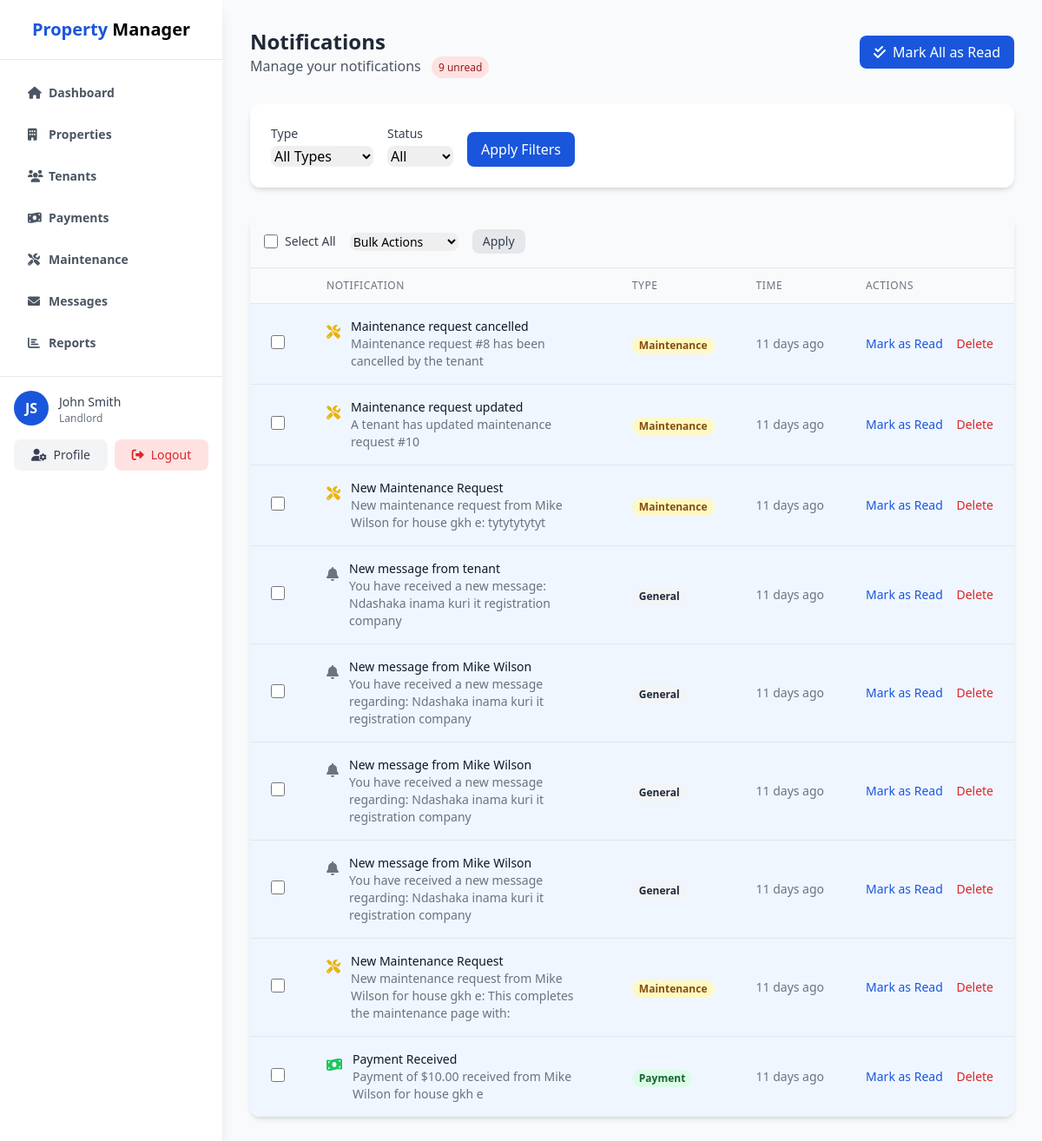
/admin/notifications.php (signed in), run on the app's committed database.
### tables this page shows
CREATE TABLE IF NOT EXISTS notifications (
    notification_id INT AUTO_INCREMENT PRIMARY KEY,
    user_id INT NOT NULL,
    title VARCHAR(100) NOT NULL,
    message TEXT NOT NULL,
    type ENUM('payment', 'maintenance', 'lease', 'general') NOT NULL,
    is_read BOOLEAN DEFAULT FALSE,
    created_at TIMESTAMP DEFAULT CURRENT_TIMESTAMP,
    FOREIGN KEY (user_id) REFERENCES users(user_id) ON DELETE CASCADE
);

### includes/functions.php (called while the page is built, shortened)
<?php
function timeAgo($datetime) {
    $now = new DateTime();
    $ago = new DateTime($datetime);
    $diff = $now->diff($ago);
    if ($diff->d > 0) {
        return $diff->d . ' day' . ($diff->d > 1 ? 's' : '') . ' ago';
    }
    return 'Just now';
}
?>

### admin/notifications.php (the view, shortened to what this page needs)
<?php
require_once '../includes/functions.php';
$userId = $_SESSION['user_id'];
$page = isset($_GET['page']) ? (int)$_GET['page'] : 1;
$perPage = 20;
$offset = ($page - 1) * $perPage;
$type = isset($_GET['type']) ? $_GET['type'] : 'all';
$readStatus = isset($_GET['status']) ? $_GET['status'] : 'all';
$conditions = ["user_id = :userId"];
$params = ['userId' => $userId];
$whereClause = implode(' AND ', $conditions);
$stmt = $pdo->prepare("
    SELECT *
    FROM notifications
    WHERE $whereClause
    ORDER BY created_at DESC
    LIMIT :offset, :perPage
");
foreach ($params as $key => $value) {
    $stmt->bindValue($key, $value);
}
$stmt->bindValue(':offset', $offset, PDO::PARAM_INT);
$stmt->bindValue(':perPage', $perPage, PDO::PARAM_INT);
$stmt->execute();
$notifications = $stmt->fetchAll();
$stmt = $pdo->prepare("
    SELECT COUNT(*) as count
    FROM notifications
    WHERE user_id = :userId AND is_read = 0
");
$stmt->execute(['userId' => $userId]);
$unreadCount = $stmt->fetch()['count'];
?>
<!DOCTYPE html>
<html lang="en">
<head>
    <script src="https://cdn.tailwindcss.com"></script>
    <link rel="stylesheet" href="https://cdnjs.cloudflare.com/ajax/libs/font-awesome/6.0.0/css/all.min.css">
</head>
<body class="bg-gray-50">
    <?php include 'admin_sidebar.php'; ?>
    <div class="ml-64 p-8">
        <div class="flex justify-between items-center mb-8">
            <div>
                <h2 class="text-2xl font-bold text-gray-800">Notifications</h2>
                <p class="text-gray-600">
                    Manage your notifications
                    <?php if ($unreadCount > 0): ?>
                        <span class="ml-2 px-2 py-1 text-xs font-medium bg-red-100 text-red-800 rounded-full">
                            <?php echo $unreadCount; ?> unread
                        </span>
                    <?php endif; ?>
                </p>
            </div>
            <div>
                <?php if ($unreadCount > 0): ?>
                <a href="mark_all_read.php" class="bg-primary text-white px-4 py-2 rounded-lg hover:bg-blue-700">
                    <i class="fas fa-check-double mr-2"></i>Mark All as Read
                </a>
                <?php endif; ?>
            </div>
        </div>
        <div class="bg-white rounded-xl shadow-md p-6 mb-8">
            <form method="GET" action="notifications.php" class="flex flex-wrap items-end gap-4">
                <div>
                    <label class="block text-sm font-medium text-gray-700 mb-1">Type</label>
                    <select name="type" class="rounded-lg border-gray-300 focus:border-primary focus:ring-primary">
                        <option value="all" <?php echo $type === 'all' ? 'selected' : ''; ?>>All Types</option>
                    </select>
                </div>
                <div>
                    <label class="block text-sm font-medium text-gray-700 mb-1">Status</label>
                    <select name="status" class="rounded-lg border-gray-300 focus:border-primary focus:ring-primary">
                        <option value="all" <?php echo $readStatus === 'all' ? 'selected' : ''; ?>>All</option>
                    </select>
                </div>
                <div>
                    <button type="submit" class="bg-primary text-white px-4 py-2 rounded-lg hover:bg-blue-700">
                        Apply Filters
                    </button>
                </div>
            </form>
        </div>
        <div class="bg-white rounded-xl shadow-md overflow-hidden">
            <?php if (empty($notifications)): ?>
                <div class="p-6 text-center">
                    <p class="text-gray-500">No notifications found.</p>
                </div>
            <?php else: ?>
                <form method="POST" action="notifications.php">
                    <div class="p-4 border-b border-gray-200 bg-gray-50">
                        <div class="flex items-center space-x-4">
                            <div class="flex items-center">
                                <input type="checkbox" id="selectAll" class="h-4 w-4 text-primary focus:ring-primary border-gray-300 rounded">
                                <label for="selectAll" class="ml-2 text-sm text-gray-700">Select All</label>
                            </div>
                            <div>
                                <select name="action" class="text-sm rounded-lg border-gray-300 focus:border-primary focus:ring-primary">
                                    <option value="">Bulk Actions</option>
                                </select>
                            </div>
                            <button type="submit" class="px-3 py-1 bg-gray-200 text-gray-700 text-sm rounded-lg hover:bg-gray-300">
                                Apply
                            </button>
                        </div>
                    </div>
                    <table class="min-w-full divide-y divide-gray-200">
                        <thead class="bg-gray-50">
                            <tr>
                                <th class="px-6 py-3 text-left text-xs font-medium text-gray-500 uppercase tracking-wider w-10"></th>
                                <th class="px-6 py-3 text-left text-xs font-medium text-gray-500 uppercase tracking-wider">Notification</th>
                                <th class="px-6 py-3 text-left text-xs font-medium text-gray-500 uppercase tracking-wider">Type</th>
                                <th class="px-6 py-3 text-left text-xs font-medium text-gray-500 uppercase tracking-wider">Time</th>
                                <th class="px-6 py-3 text-left text-xs font-medium text-gray-500 uppercase tracking-wider">Actions</th>
                            </tr>
                        </thead>
                        <tbody class="bg-white divide-y divide-gray-200">
                            <?php foreach ($notifications as $notification): ?>
                                <tr class="<?php echo $notification['is_read'] ? '' : 'bg-blue-50'; ?>">
                                    <td class="px-6 py-4">
                                        <input type="checkbox" name="selected[]" value="<?php echo $notification['notification_id']; ?>" class="notification-checkbox h-4 w-4 text-primary focus:ring-primary border-gray-300 rounded">
                                    </td>
                                    <td class="px-6 py-4">
                                        <div class="flex items-start">
                                            <div class="flex-shrink-0 pt-1">
                                                <?php if ($notification['type'] === 'payment'): ?>
                                                    <i class="fas fa-money-bill-wave text-green-500"></i>
                                                <?php elseif ($notification['type'] === 'maintenance'): ?>
                                                    <i class="fas fa-tools text-yellow-500"></i>
                                                <?php elseif ($notification['type'] === 'lease'): ?>
                                                    <i class="fas fa-file-contract text-blue-500"></i>
                                                <?php else: ?>
                                                    <i class="fas fa-bell text-gray-500"></i>
                                                <?php endif; ?>
                                            </div>
                                            <div class="ml-3">
                                                <p class="text-sm font-medium text-gray-900"><?php echo htmlspecialchars($notification['title']); ?></p>
                                                <p class="text-sm text-gray-500"><?php echo htmlspecialchars($notification['message']); ?></p>
                                            </div>
                                        </div>
                                    </td>
                                    <td class="px-6 py-4 whitespace-nowrap">
                                        <span class="px-2 inline-flex text-xs leading-5 font-semibold rounded-full
                                            <?php
                                            switch ($notification['type']) {
                                                case 'payment':
                                                    echo 'bg-green-100 text-green-800';
                                                    break;
                                                case 'maintenance':
                                                    echo 'bg-yellow-100 text-yellow-800';
                                                    break;
                                                default:
                                                    echo 'bg-gray-100 text-gray-800';
                                                    break;
                                            }
                                            ?>">
                                            <?php echo ucfirst($notification['type']); ?>
                                        </span>
                                    </td>
                                    <td class="px-6 py-4 whitespace-nowrap text-sm text-gray-500">
                                        <?php echo timeAgo($notification['created_at']); ?>
                                    </td>
                                    <td class="px-6 py-4 whitespace-nowrap text-sm font-medium">
    <?php if ($notification['is_read']): ?>
        <button
            type="button"
            class="text-primary hover:text-blue-700 mr-3 notification-action"
            data-id="<?php echo $notification['notification_id']; ?>"
            data-action="unread"
        >
            Mark as Unread
        </button>
    <?php else: ?>
        <button
            type="button"
            class="text-primary hover:text-blue-700 mr-3 notification-action"
            data-id="<?php echo $notification['notification_id']; ?>"
            data-action="read"
        >
            Mark as Read
        </button>
    <?php endif; ?>
    <button
        type="button"
        class="text-red-600 hover:text-red-900 notification-action"
        data-id="<?php echo $notification['notification_id']; ?>"
        data-action="delete"
        data-confirm="Are you sure you want to delete this notification?"
    >
        Delete
    </button>
</td>
                                </tr>
                            <?php endforeach; ?>
                        </tbody>
                    </table>
                </form>
            <?php endif; ?>
        </div>
    </div>
</body>
</html>

### admin/admin_sidebar.php
<?php
$current_page = basename($_SERVER['PHP_SELF']);
?>
<div class="fixed inset-y-0 left-0 bg-white shadow-lg max-h-screen w-64">
    <div class="flex flex-col justify-between h-full">
        <div class="flex-grow">
            <div class="px-4 py-6 text-center border-b">
                <h1 class="text-xl font-bold leading-none"><span class="text-primary">Property</span> Manager</h1>
            </div>
            <div class="p-4">
                <ul class="space-y-1">
                    <li>
                        <a href="dashboard.php" class="flex items-center <?php echo ($current_page == 'dashboard.php') ? 'bg-primary text-white' : 'text-gray-600 hover:bg-gray-100'; ?> rounded-xl font-bold text-sm py-3 px-4">
                            <i class="fas fa-home w-6"></i>Dashboard
                        </a>
                    </li>
                    <li>
                        <a href="properties.php" class="flex items-center <?php echo ($current_page == 'properties.php') ? 'bg-primary text-white' : 'text-gray-600 hover:bg-gray-100'; ?> rounded-xl font-bold text-sm py-3 px-4">
                            <i class="fas fa-building w-6"></i>Properties
                        </a>
                    </li>
                    <li>
                        <a href="tenants.php" class="flex items-center <?php echo ($current_page == 'tenants.php') ? 'bg-primary text-white' : 'text-gray-600 hover:bg-gray-100'; ?> rounded-xl font-bold text-sm py-3 px-4">
                            <i class="fas fa-users w-6"></i>Tenants
                        </a>
                    </li>
                    <li>
                        <a href="payments.php" class="flex items-center <?php echo ($current_page == 'payments.php') ? 'bg-primary text-white' : 'text-gray-600 hover:bg-gray-100'; ?> rounded-xl font-bold text-sm py-3 px-4">
                            <i class="fas fa-money-bill-wave w-6"></i>Payments
                        </a>
                    </li>
                    <li>
                        <a href="maintenance.php" class="flex items-center <?php echo ($current_page == 'maintenance.php') ? 'bg-primary text-white' : 'text-gray-600 hover:bg-gray-100'; ?> rounded-xl font-bold text-sm py-3 px-4">
                            <i class="fas fa-tools w-6"></i>Maintenance
                        </a>
                    </li>
                    <li>
                        <a href="messages.php" class="flex items-center <?php echo ($current_page == 'messages.php') ? 'bg-primary text-white' : 'text-gray-600 hover:bg-gray-100'; ?> rounded-xl font-bold text-sm py-3 px-4">
                            <i class="fas fa-envelope w-6"></i>Messages
                        </a>
                    </li>
                    <li>
                        <a href="reports.php" class="flex items-center <?php echo ($current_page == 'reports.php') ? 'bg-primary text-white' : 'text-gray-600 hover:bg-gray-100'; ?> rounded-xl font-bold text-sm py-3 px-4">
                            <i class="fas fa-chart-bar w-6"></i>Reports
                        </a>
                    </li>
                </ul>
            </div>
                        <div class="border-t p-4">
                <div class="flex items-center">
                    <div class="w-10 h-10 rounded-full bg-primary flex items-center justify-center text-white font-bold">
                        <?php
                        if (isset($_SESSION['first_name']) && isset($_SESSION['last_name'])) {
                            echo substr($_SESSION['first_name'], 0, 1) . substr($_SESSION['last_name'], 0, 1);
                        } else {
                            echo "U";
                        }
                        ?>
                    </div>
                    <div class="ml-3">
                        <a href="profile.php" class="text-sm font-medium text-gray-700 hover:text-primary">
                            <?php
                            if (isset($_SESSION['first_name']) && isset($_SESSION['last_name'])) {
                                echo htmlspecialchars($_SESSION['first_name'] . ' ' . $_SESSION['last_name']);
                            } else {
                                echo "User";
                            }
                            ?>
                        </a>
                        <p class="text-xs text-gray-500">
                            <?php
                            if (isset($_SESSION['role'])) {
                                echo ucfirst(htmlspecialchars($_SESSION['role']));
                            }
                            ?>
                        </p>
                    </div>
                </div>
                <div class="mt-4 flex space-x-2">
                    <a href="profile.php" class="flex-1 block text-center py-2 px-4 bg-gray-100 text-gray-700 rounded-lg hover:bg-gray-200 text-sm font-medium">
                        <i class="fas fa-user-cog mr-2"></i>Profile
                    </a>
                    <a href="../logout.php" class="flex-1 block text-center py-2 px-4 bg-red-100 text-red-600 rounded-lg hover:bg-red-200 text-sm font-medium">
                        <i class="fas fa-sign-out-alt mr-2"></i>Logout
                    </a>
                </div>
            </div>
        </div>
    </div>
</div>

### data on the page
notifications: title "Maintenance request cancelled", message "Maintenance request #8 has been cancelled by the tenant", type "Maintenance", created_at "11 days ago"
notifications: title "Maintenance request updated", message "A tenant has updated maintenance request #10", type "Maintenance", created_at "11 days ago"
notifications: title "New Maintenance Request", message "New maintenance request from Mike Wilson for house gkh e: tytytytytyt", type "Maintenance", created_at "11 days ago"
notifications: title "New message from tenant", message "You have received a new message: Ndashaka inama kuri it registration company", type "General", created_at "11 days ago"
notifications: title "New message from Mike Wilson", message "You have received a new message regarding: Ndashaka inama kuri it registration company", type "General", created_at "11 days ago"
notifications: title "New message from Mike Wilson", message "You have received a new message regarding: Ndashaka inama kuri it registration company", type "General", created_at "11 days ago"
notifications: title "New message from Mike Wilson", message "You have received a new message regarding: Ndashaka inama kuri it registration company", type "General", created_at "11 days ago"
notifications: title "New Maintenance Request", message "New maintenance request from Mike Wilson for house gkh e: This completes the maintenance page with:", type "Maintenance", created_at "11 days ago"
notifications: title "Payment Received", message "Payment of $10.00 received from Mike Wilson for house gkh e", type "Payment", created_at "11 days ago"

### other printed values
substr($_SESSION['first_name'], 0, 1) "J"
substr($_SESSION['last_name'], 0, 1) "S"
$_SESSION['first_name'] . ' ' . $_SESSION['last_name'] "John Smith"
$_SESSION['role'] "Landlord"
$unreadCount "9"
